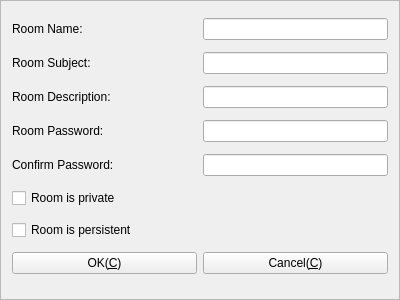
<?xml version="1.0" encoding="UTF-8"?>
<ui version="4.0">
 <class>CFrmCreateGroupChatRoom</class>
 <widget class="QFrame" name="CFrmCreateGroupChatRoom">
  <property name="geometry">
   <rect>
    <x>0</x>
    <y>0</y>
    <width>400</width>
    <height>300</height>
   </rect>
  </property>
  <property name="windowTitle">
   <string>New group chat room</string>
  </property>
  <property name="windowIcon">
   <iconset resource="../../Resource/Resource.qrc">
    <normaloff>:/icon/AppIcon</normaloff>:/icon/AppIcon</iconset>
  </property>
  <property name="frameShape">
   <enum>QFrame::StyledPanel</enum>
  </property>
  <property name="frameShadow">
   <enum>QFrame::Raised</enum>
  </property>
  <layout class="QGridLayout" name="gridLayout">
   <item row="0" column="0" colspan="2">
    <layout class="QHBoxLayout" name="horizontalLayout">
     <item>
      <widget class="QLabel" name="label">
       <property name="sizePolicy">
        <sizepolicy hsizetype="Preferred" vsizetype="Preferred">
         <horstretch>0</horstretch>
         <verstretch>0</verstretch>
        </sizepolicy>
       </property>
       <property name="minimumSize">
        <size>
         <width>120</width>
         <height>0</height>
        </size>
       </property>
       <property name="text">
        <string>Room Name:</string>
       </property>
      </widget>
     </item>
     <item>
      <widget class="QLineEdit" name="txtName">
       <property name="sizePolicy">
        <sizepolicy hsizetype="Preferred" vsizetype="Fixed">
         <horstretch>0</horstretch>
         <verstretch>0</verstretch>
        </sizepolicy>
       </property>
      </widget>
     </item>
    </layout>
   </item>
   <item row="1" column="0" colspan="2">
    <layout class="QHBoxLayout" name="horizontalLayout_2">
     <item>
      <widget class="QLabel" name="label_2">
       <property name="sizePolicy">
        <sizepolicy hsizetype="Preferred" vsizetype="Preferred">
         <horstretch>0</horstretch>
         <verstretch>0</verstretch>
        </sizepolicy>
       </property>
       <property name="minimumSize">
        <size>
         <width>120</width>
         <height>0</height>
        </size>
       </property>
       <property name="text">
        <string>Room Subject:</string>
       </property>
      </widget>
     </item>
     <item>
      <widget class="QLineEdit" name="txtSubject">
       <property name="sizePolicy">
        <sizepolicy hsizetype="Preferred" vsizetype="Fixed">
         <horstretch>0</horstretch>
         <verstretch>0</verstretch>
        </sizepolicy>
       </property>
      </widget>
     </item>
    </layout>
   </item>
   <item row="2" column="0" colspan="2">
    <layout class="QHBoxLayout" name="horizontalLayout_5">
     <item>
      <widget class="QLabel" name="label_5">
       <property name="sizePolicy">
        <sizepolicy hsizetype="Preferred" vsizetype="Preferred">
         <horstretch>0</horstretch>
         <verstretch>0</verstretch>
        </sizepolicy>
       </property>
       <property name="minimumSize">
        <size>
         <width>120</width>
         <height>0</height>
        </size>
       </property>
       <property name="text">
        <string>Room Description:</string>
       </property>
      </widget>
     </item>
     <item>
      <widget class="QLineEdit" name="txtDescription">
       <property name="sizePolicy">
        <sizepolicy hsizetype="Preferred" vsizetype="Fixed">
         <horstretch>0</horstretch>
         <verstretch>0</verstretch>
        </sizepolicy>
       </property>
      </widget>
     </item>
    </layout>
   </item>
   <item row="3" column="0" colspan="2">
    <layout class="QHBoxLayout" name="horizontalLayout_3">
     <item>
      <widget class="QLabel" name="label_3">
       <property name="sizePolicy">
        <sizepolicy hsizetype="Preferred" vsizetype="Preferred">
         <horstretch>0</horstretch>
         <verstretch>0</verstretch>
        </sizepolicy>
       </property>
       <property name="minimumSize">
        <size>
         <width>120</width>
         <height>0</height>
        </size>
       </property>
       <property name="text">
        <string>Room Password:</string>
       </property>
      </widget>
     </item>
     <item>
      <widget class="QLineEdit" name="txtPassword">
       <property name="sizePolicy">
        <sizepolicy hsizetype="Preferred" vsizetype="Fixed">
         <horstretch>0</horstretch>
         <verstretch>0</verstretch>
        </sizepolicy>
       </property>
      </widget>
     </item>
    </layout>
   </item>
   <item row="4" column="0" colspan="2">
    <layout class="QHBoxLayout" name="horizontalLayout_4">
     <item>
      <widget class="QLabel" name="label_4">
       <property name="sizePolicy">
        <sizepolicy hsizetype="Preferred" vsizetype="Preferred">
         <horstretch>0</horstretch>
         <verstretch>0</verstretch>
        </sizepolicy>
       </property>
       <property name="minimumSize">
        <size>
         <width>120</width>
         <height>0</height>
        </size>
       </property>
       <property name="text">
        <string>Confirm Password:</string>
       </property>
      </widget>
     </item>
     <item>
      <widget class="QLineEdit" name="txtConfirmPassword">
       <property name="sizePolicy">
        <sizepolicy hsizetype="Preferred" vsizetype="Fixed">
         <horstretch>0</horstretch>
         <verstretch>0</verstretch>
        </sizepolicy>
       </property>
      </widget>
     </item>
    </layout>
   </item>
   <item row="5" column="0">
    <widget class="QCheckBox" name="cbPrivated">
     <property name="text">
      <string>Room is private</string>
     </property>
    </widget>
   </item>
   <item row="6" column="0">
    <widget class="QCheckBox" name="cbProtracted">
     <property name="text">
      <string>Room is persistent</string>
     </property>
    </widget>
   </item>
   <item row="7" column="0">
    <widget class="QPushButton" name="pbOK">
     <property name="sizePolicy">
      <sizepolicy hsizetype="Preferred" vsizetype="Fixed">
       <horstretch>0</horstretch>
       <verstretch>0</verstretch>
      </sizepolicy>
     </property>
     <property name="text">
      <string>OK(&amp;C)</string>
     </property>
     <property name="icon">
      <iconset resource="../../Resource/Resource.qrc">
       <normaloff>:/icon/Accept</normaloff>:/icon/Accept</iconset>
     </property>
    </widget>
   </item>
   <item row="7" column="1">
    <widget class="QPushButton" name="pbCancel">
     <property name="sizePolicy">
      <sizepolicy hsizetype="Preferred" vsizetype="Fixed">
       <horstretch>0</horstretch>
       <verstretch>0</verstretch>
      </sizepolicy>
     </property>
     <property name="text">
      <string>Cancel(&amp;C)</string>
     </property>
     <property name="icon">
      <iconset resource="../../Resource/Resource.qrc">
       <normaloff>:/icon/Delete</normaloff>:/icon/Delete</iconset>
     </property>
    </widget>
   </item>
  </layout>
 </widget>
 <resources>
  <include location="../../Resource/Resource.qrc"/>
 </resources>
 <connections/>
</ui>
